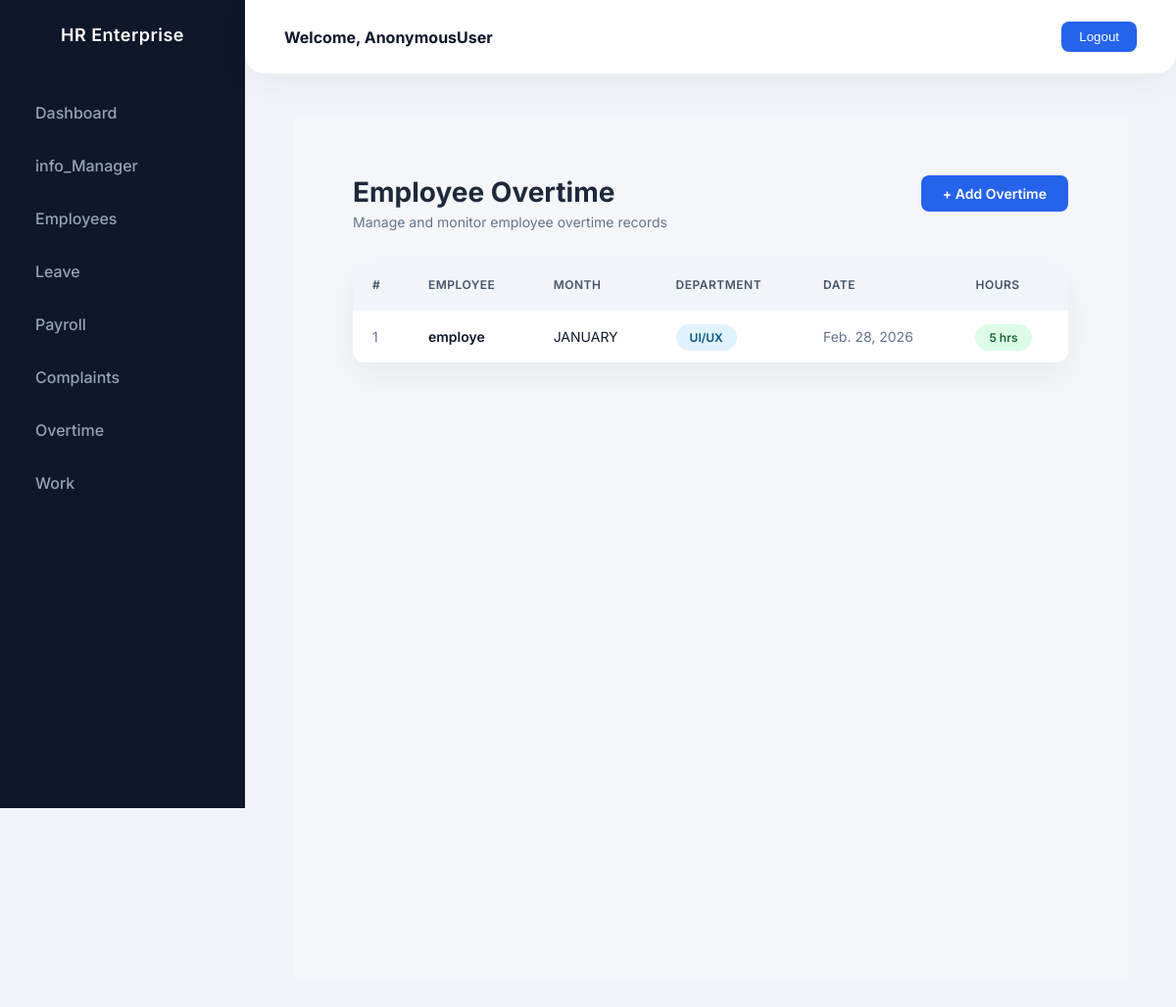
Page /over_view_hr on the committed database.
### Hr_cloud_app/models.py (models this page shows)
class Overtime(models.Model):
    employee = models.ForeignKey("employee",on_delete=models.DO_NOTHING)
    month = (
        ("JANUARY", "JANUARY"),
        ("FEBRUARY", "FEBRUARY"),
        ("MARCH", "MARCH"),
        ("APRIL", "APRIL"),
        (" MAY", "MAY"),
        ("JUNE", "JUNE"),
        ("JULY  ", " JULY"),
        ("AUGUST", "AUGUST"),
        ("SEPTEMBER", "SEPTEMBER"),
        ("OCTOBER", "OCTOBER"),
        ("NOVEMBER  ", "NOVEMBER"),
        ("DECEMBER  ", "DECEMBER"),
    )
    months = models.CharField(max_length=100,
                                  choices=month,
                                  default="JANUARY")
    day = (
        ("MONDAY", "MONDAY"),
        ("TUESDAY", "TUESDAY"),
        ("WEDNESDAY", "WEDNESDAY"),
        ("THURSDAY", "THURSDAY"),
        ("FRIDAY", "FRIDAY"),
        ("SATURDAY", "SATURDAY"),
        ("SUNDAY", "SUNDAY"),
    )
    days = models.CharField(max_length=100,
                                  choices=day,
                                  default="MONDAY")
    department = (
        ("UI/UX", "Ui/Ux"),
        ("DATA SCIENCE", "data science"),
        ("PYTHON DEVELOPING", "python_developing"),
        ("FLUTTER", "flutter"),
        ("DATA ANALATICS", "data analytics"),
        ("REACT", "react"),
        ("FRONT END DEVELOPING", "front end development"),
        ("BACK END DEVELOPING", "back end development"),
        ("DEVOPS", "devops"),
        ("CLOUD", "cloud"),
    )
    department = models.CharField(max_length=100,
                                  choices=department,
                                  default="UI/UX")
    date = models.DateField(auto_now_add=True)
    hour = models.IntegerField()

class Employee(models.Model):
    employee_details =  models.OneToOneField("Login",on_delete=models.DO_NOTHING)
    name = models.CharField(max_length=100)
    email = models.EmailField()
    phone = models.IntegerField()
    department = models.CharField(max_length=100)
    account = models.CharField(max_length=100)
    address = models.TextField()
    document = models.FileField(upload_to='documents/')
    def __str__(self):
        return self.name

### Hr_cloud_app/hrviews.py (the view)
# urls.py: path('over_view_hr',hrviews.over_view_hr,name='over_view_hr'),
def over_view_hr(request):
    data = Overtime.objects.all()
    return render(request,'hr/overview_hr.html',{'data':data})

### templates/hr/overview_hr.html (shortened to what this page needs)
{% extends "hr/dashhr.html" %}
{% load crispy_forms_tags %}
{% block content %}
<div class="hr-page-wrapper">
    <div class="hr-page-header">
        <div>
            <h1>Employee Overtime</h1>
            <p>Manage and monitor employee overtime records</p>
        </div>
        <div>
            <a href="#" class="btn-hr-primary">
                + Add Overtime
            </a>
        </div>
    </div>
    <div class="hr-table-card">
        <table class="hr-table">
            <thead>
                <tr>
                    <th>#</th>
                    <th>Employee</th>
                    <th>Month</th>
                    <th>Department</th>
                    <th>Date</th>
                    <th>Hours</th>
                </tr>
            </thead>
            <tbody>
                {% for i in data %}
                <tr>
                    <td class="muted">{{ forloop.counter }}</td>
                    <td class="employee-name">
                        {{ i.employee }}
                    </td>
                    <td>{{ i.months }}</td>
                    <td>
                        <span class="department-pill">
                            {{ i.department }}
                        </span>
                    </td>
                    <td class="muted">{{ i.date }}</td>
                    <td>
                        <span class="hours-pill">
                            {{ i.hour }} hrs
                        </span>
                    </td>
                </tr>
                {% endfor %}
            </tbody>
        </table>
    </div>
</div>
{% endblock %}

### templates/hr/dashhr.html (style rules this page uses)
:root { --primary: #2563eb; --gradient: linear-gradient(180deg, #3b82f6, #6366f1); --sidebar-bg: #0f172a; --sidebar-hover: rgba(255,255,255,0.06); --text-light: #94a3b8; --bg-main: #f1f5f9; }
body { margin: 0; font-family: 'Inter', sans-serif; background: var(--bg-main); color: #0f172a; overflow-x: hidden; }

### templates/hr/overview_hr.html (style rules this page uses)
.hr-page-wrapper { padding: 40px 60px; background: #f4f6f9; min-height: 100vh; font-family: "Inter", sans-serif; }
.hr-page-header { display: flex; justify-content: space-between; align-items: center; margin-bottom: 30px; }
.hr-page-header h1 { font-size: 28px; font-weight: 700; margin-bottom: 5px; color: #1e293b; }
.hr-page-header p { font-size: 14px; color: #64748b; margin: 0; }
.btn-hr-primary { background: #2563eb; color: white; padding: 10px 22px; border-radius: 8px; font-size: 14px; font-weight: 600; text-decoration: none; transition: 0.25s ease; }
.hr-table-card { background: #ffffff; border-radius: 12px; box-shadow: 0 15px 35px rgba(0,0,0,0.05); overflow: hidden; }
.hr-table { width: 100%; border-collapse: collapse; }
.hr-table thead { background: #f1f5f9; }
.hr-table th { padding: 18px 20px; font-size: 12px; text-transform: uppercase; letter-spacing: 0.5px; font-weight: 600; text-align: left; color: #475569; }
.hr-table td { padding: 18px 20px; border-top: 1px solid #f1f5f9; font-size: 14px; }
.employee-name { font-weight: 600; color: #0f172a; }
.muted { color: #64748b; }
.department-pill { background: #e0f2fe; color: #075985; padding: 6px 14px; border-radius: 20px; font-size: 12px; font-weight: 600; }
.hours-pill { background: #dcfce7; color: #166534; padding: 6px 14px; border-radius: 20px; font-size: 12px; font-weight: 600; }

### rows in the picture
Overtime: employee "employe", months "JANUARY", department "UI/UX", date "Feb. 28, 2026", hour "5"

### other values in the picture
{{ request.user }} "AnonymousUser"
